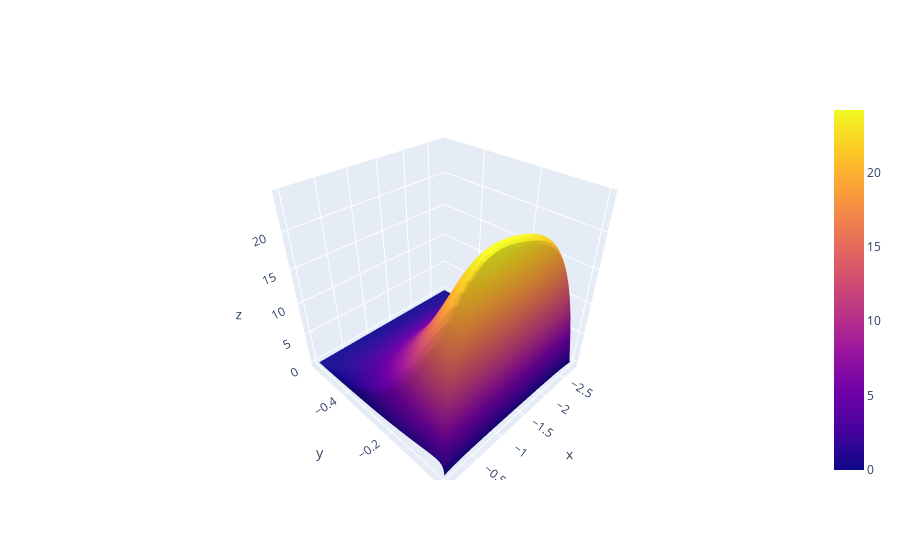

The cell this chart's notebook holds for it:
### Code cell
fig = go.Figure(data=[go.Surface(z=df.values, x=x_coord, y=z_coord)])

fig.show()
